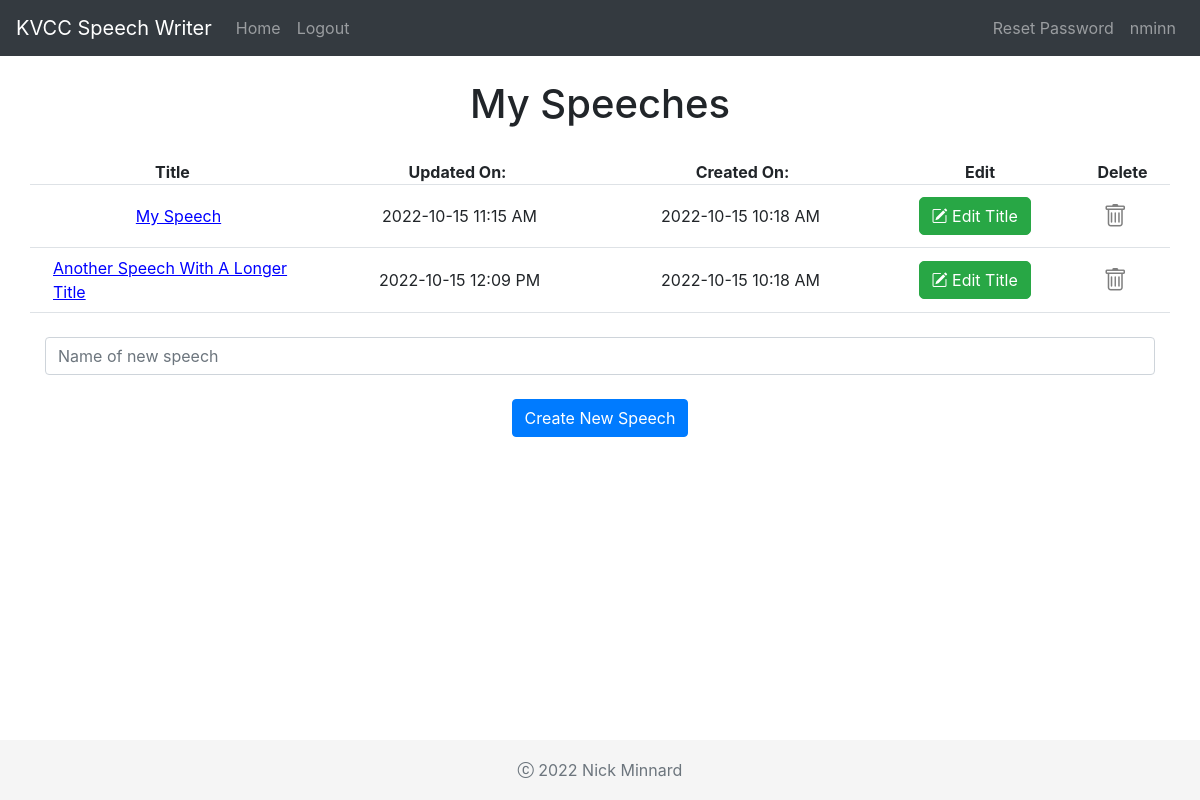
Page / (signed in) on the earlier database version.
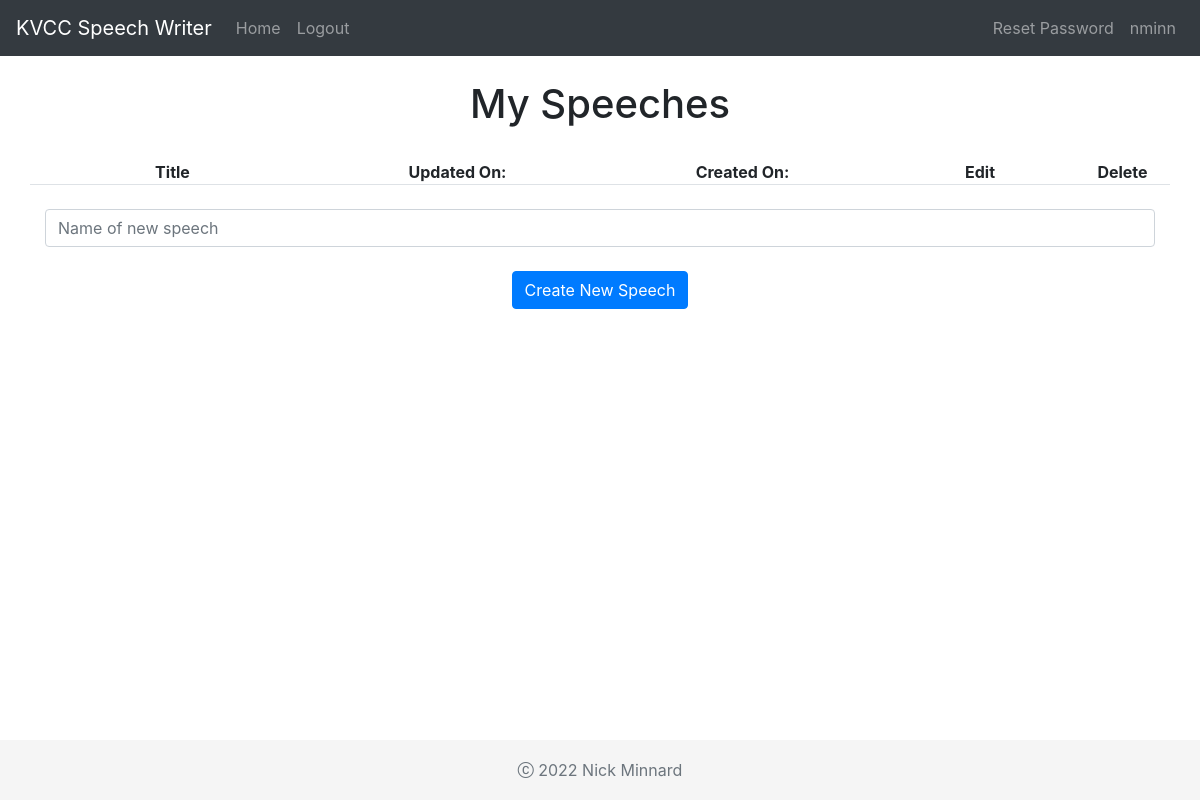
Same page on the later database version.
### app/models.py (models this page shows)
class User(db.Model, UserMixin):
  id = db.Column(db.Integer, primary_key=True)
  email = db.Column(db.String(150), unique=True)
  password = db.Column(db.String(150))
  username = db.Column(db.String(150))
  current_speech_id = db.Column(db.Integer)
  speeches = db.relationship('Speech')

class Speech(db.Model):
  id = db.Column(db.Integer, primary_key=True)
  title = db.Column(db.String(150))
  data = db.Column(
    sqlalchemy_jsonfield.JSONField(
      enforce_string=True,
      enforce_unicode=False
    ),
    nullable=False
  )
  updated = db.Column(db.DateTime(timezone=True), default=datetime.datetime.now(tz=NYC), onupdate=lambda: datetime.datetime.now(tz=NYC))
  created = db.Column(db.DateTime(timezone=True), default=datetime.datetime.now(tz=NYC))
  user_id = db.Column(db.Integer, db.ForeignKey('user.id'))
  def get_updated(self):
    return self.updated.strftime("%Y-%m-%d %I:%M %p")
  def get_created(self):
    return self.created.strftime("%Y-%m-%d %I:%M %p")

### app/views.py (the view, shortened to what this page needs)
@login_required
@views.route('/', methods=['GET', 'POST'])
def home():
  if request.method == 'GET':
    if current_user and current_user.is_authenticated:
      return render_template("home.html", user=current_user)
    else:
      return redirect(url_for("auth.login"))

### app/templates/home.html
{% extends "base.html" %} {% block title %}Home{% endblock %}
{% block content %}
<div class="container">
  <br>
  <h1 align="center">My Speeches</h1>
  <br>
  <ul class="list-group list-group-flush" id="speeches">
    <div class="row border-bottom">
      <div class="col-3 d-flex justify-content-center align-items-center">
        <span><b>Title</b></span>
      </div>
      <div class="col-3 d-flex justify-content-center align-items-center">
        <span><b>Updated On:</b></span>
      </div>
      <div class="col-3 d-flex justify-content-center align-items-center">
        <span><b>Created On:</b></span>
      </div>
      <div class="col-2 d-flex justify-content-center align-items-center">
        <span><b>Edit</b></span>
      </div>
      <div class="col-1 d-flex justify-content-center align-items-center">
        <span><b>Delete</b></span>
      </div>
    </div>
    {% for speech in user.speeches %}
    <div class="row border-bottom p-2">
      <div class="col-3 d-flex justify-content-center align-items-center">
        <a class="btn-link" onclick="loadSpeech(document.getElementById('{{speech.id}}').id)" style="cursor: pointer;margin:auto;color:blue;text-decoration:underline;">{{ speech.title }}</a>
      </div>
      <div class="col-3 d-flex justify-content-center align-items-center">
        <span class="">{{ speech.get_updated() }}</span>
      </div>
      <div class="col-3 d-flex justify-content-center align-items-center">
        <span>{{ speech.get_created() }}</span>
      </div>
      <div class="col-2 p-1 d-flex justify-content-center align-items-center">
        <button class="btn btn-success" onclick="updateTitle(document.getElementById('{{speech.id}}').id)" style="border-radius:5px;">
          <i class="bi bi-pencil-square"></i> Edit Title
        </button>
      </div>
      <div class="col-1 d-flex justify-content-center align-items-center">
        <button type="button" id="{{speech.id}}" class="close" onclick="deleteSpeech(document.getElementById('{{speech.id}}').id)">
          <span aria-hidden="true"><i class="bi bi-trash"></i> </span>
        </button>
      </div>
    </div>
    {% endfor %}
  </ul>
  <br>
  <form method="POST">
    <div class="input-group">
      <input name="title" id="title" type="text" class="form-control" placeholder="Name of new speech">
    </div>
    <br>
    <div align="center">
      <button type="submit" class="btn btn-primary">Create New Speech</button>
    </div>
  </form>
</div>
{% endblock %}

### app/templates/base.html (shortened to what this page needs)
<!DOCTYPE html>
<html>
  <head>
    <link rel="stylesheet" href="https://stackpath.bootstrapcdn.com/bootstrap/4.4.1/css/bootstrap.min.css" />
    <link rel="stylesheet" href="https://stackpath.bootstrapcdn.com/font-awesome/4.7.0/css/font-awesome.min.css" />
    <link rel="stylesheet" href="https://cdn.jsdelivr.net/npm/bootstrap-icons@1.9.1/font/bootstrap-icons.css">
    <link rel="stylesheet" href="{{ url_for('static', filename="base.css")}}">
  </head>
  <body>
    <nav class="navbar navbar-expand-lg navbar-dark bg-dark">
      <div class="collapse navbar-collapse" id="navbar">
        {% if user.is_authenticated %}
          <div class="navbar-nav">
            <a class="navbar-brand" href="#">KVCC Speech Writer</a>
            <a class="nav-item nav-link" id="home" href="/">Home</a>
            <a class="nav-item nav-link" id="logout" href="/logout">Logout</a>
          </div>
          <div class="navbar-nav ml-auto">
            <a class="nav-item nav-link mx-auto" id="reset-password" href="/reset-password">Reset Password</a>
            <a class="nav-item nav-link" href="/">{{ user.username }}</a>
          </div>
        {% else %}
          <div class="navbar-nav">
            <a class="nav-item nav-link" id="login" href="/login">Login</a>
            <a class="nav-item nav-link" id="signup" href="/signup">Sign Up</a>
          </div>
        {% endif %}
        </div>
    </nav>
    {% block content %}
    {% endblock %}
    <footer class="footer">
      <div class="container text-center">
        <span class="text-muted"><i class="bi bi-c-circle"></i> 2022 Nick Minnard</span>
      </div>
    </footer>
  </body>
</html>

### app/static/base.css (style rules this page uses)
.footer { position: absolute; bottom: 0; width: 100%; height: 60px; line-height: 60px; background-color: #f5f5f5; }

Differences in the rows shown:
removed Speech: title "My Speech", get_updated "2022-10-15 11:15 AM", get_created "2022-10-15 10:18 AM"
removed Speech: title "Another Speech With A Longer Title", get_updated "2022-10-15 12:09 PM", get_created "2022-10-15 10:18 AM"
